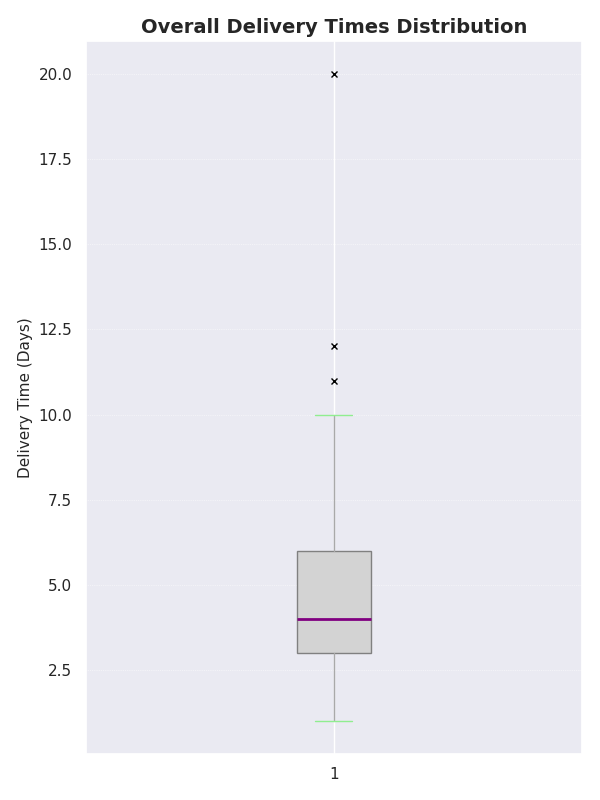

This figure's Python source:
import matplotlib.pyplot as plt
import numpy as np

# Combine all delivery times into a single list
delivery_times = [
    2, 3, 5, 2, 3, 4, 5, 2, 3, 6, 2, 3, 4,
    4, 3, 5, 6, 4, 7, 3, 6, 4, 5, 7, 6, 8, 20,
    1, 2, 2, 1, 3, 2, 1, 2, 3, 1, 1, 2,
    3, 5, 4, 6, 5, 3, 4, 5, 6, 4, 5, 7, 3, 4,
    6, 8, 7, 9, 8, 10, 7, 6, 7, 11, 12, 10
]

fig, ax = plt.subplots(figsize=(6, 8))
bplot = ax.boxplot(delivery_times, vert=True, patch_artist=True, 
                   notch=False,
                   boxprops=dict(facecolor='lightgray', color='gray'),
                   whiskerprops=dict(color='darkgray'),
                   capprops=dict(color='lightgreen'),
                   medianprops=dict(color='purple', linewidth=2),
                   flierprops=dict(marker='x', color='orange', markersize=5))

ax.yaxis.grid(True, linestyle=':', linewidth=0.5, alpha=0.9)
ax.set_title('Overall Delivery Times Distribution', fontsize=14, fontweight='semibold')
ax.set_ylabel('Delivery Time (Days)', fontsize=11)

plt.tight_layout()
plt.show()
